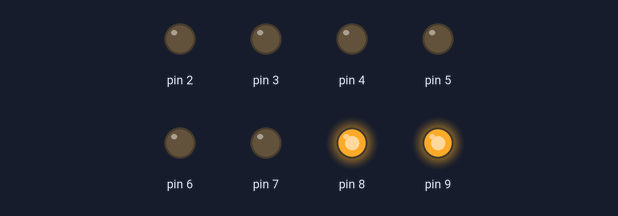
A sketch run on a simulated Arduino Uno, built with avr-gcc and run on an emulated ATmega328P. On the bench: output pins drawn as LEDs (lit = HIGH).

Above: at 0.3 s.
At 1.0 s:
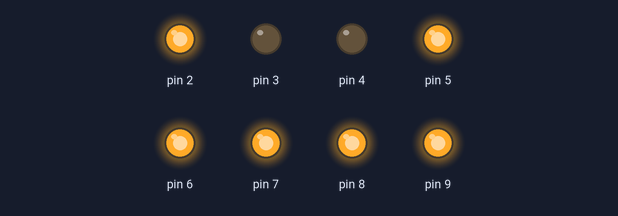
At 3.1 s:
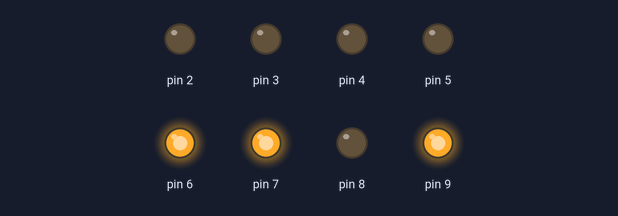
At 4.2 s:
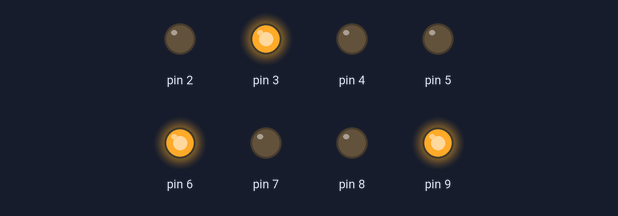
At 5.9 s:
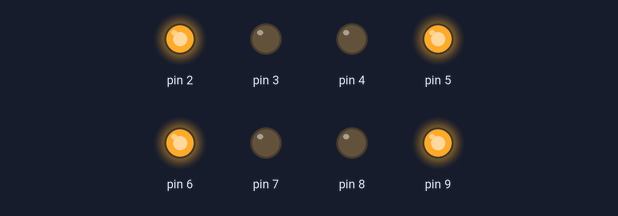
At 7.3 s:
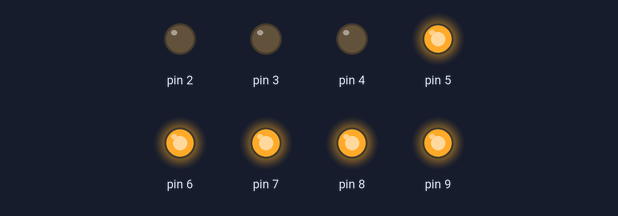
Timing chart, 0 to 8.9 s (numbered marks = the images above):
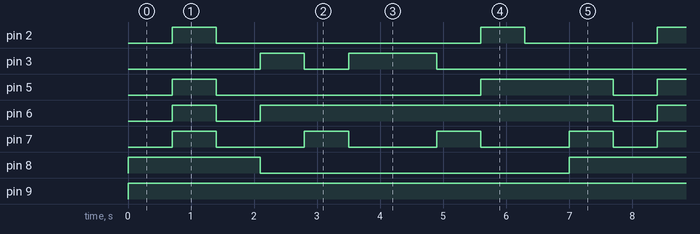

The sketch:

FND_Phone_number.ino
```cpp
void setup() {
  for (int i = 2; i < 10; i++)
    pinMode(i, OUTPUT);
}

void loop() {
  //phone number :  01053553497
  /*     a
      f      b
         g
      e      c
         d    */
  //                        0           1           0           5           3           5          5            3           4             9         7
  int phonenumber[11] = {0b00000011, 0b10011111, 0b00000011, 0b01001001, 0b00001101, 0b01001001, 0b01001001, 0b00001101, 0b10011001, 0b00011001, 0b00011111};
  for (int j = 0; j < 11; j++)
  {
    for (int i = 0; i < 8; i++)
    {
      digitalWrite(i + 2, bitRead(phonenumber[j], 7 - i));
    }
    delay(700);
  }
}
```

Measured:
- by itself, pin 2: repeats every 7.7 s: LOW 4.2 s, HIGH 0.70 s, LOW 2.1 s, HIGH 0.70 s
- by itself, pin 3: repeats every 7.7 s: LOW 0.70 s, HIGH 1.4 s, LOW 4.9 s, HIGH 0.70 s
- by itself, pin 5: repeats every 7.7 s: LOW 4.2 s, HIGH 2.1 s, LOW 0.70 s, HIGH 0.70 s
- by itself, pin 6: repeats every 7.7 s: LOW 0.70 s, HIGH 5.6 s, LOW 0.70 s, HIGH 0.70 s
- by itself, pin 7: repeats every 7.7 s: 3 × (LOW 1.4 s, HIGH 0.70 s), LOW 0.70 s, HIGH 0.70 s
- by itself, pin 8: repeats every 7.7 s: LOW 4.9 s, HIGH 2.8 s
- by itself, pin 9: LOW → HIGH at 0.00 s
